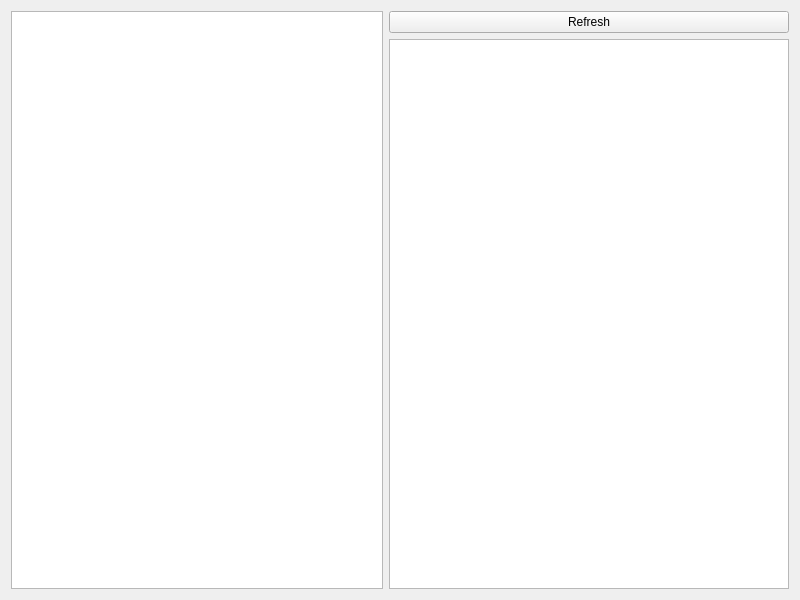
<?xml version="1.0" encoding="UTF-8"?>
<ui version="4.0">
 <class>event_viewer</class>
 <widget class="QWidget" name="event_viewer">
  <property name="geometry">
   <rect>
    <x>0</x>
    <y>0</y>
    <width>800</width>
    <height>600</height>
   </rect>
  </property>
  <property name="windowTitle">
   <string>Form</string>
  </property>
  <layout class="QHBoxLayout" name="horizontalLayout">
   <item>
    <widget class="QTreeWidget" name="item_tree">
     <attribute name="headerVisible">
      <bool>false</bool>
     </attribute>
     <column>
      <property name="text">
       <string notr="true">1</string>
      </property>
     </column>
    </widget>
   </item>
   <item>
    <layout class="QVBoxLayout" name="verticalLayout">
     <item>
      <widget class="QPushButton" name="button_refresh">
       <property name="text">
        <string>Refresh</string>
       </property>
      </widget>
     </item>
     <item>
      <widget class="QTextBrowser" name="item_info">
       <property name="sizePolicy">
        <sizepolicy hsizetype="Preferred" vsizetype="Expanding">
         <horstretch>0</horstretch>
         <verstretch>0</verstretch>
        </sizepolicy>
       </property>
       <property name="minimumSize">
        <size>
         <width>400</width>
         <height>0</height>
        </size>
       </property>
       <property name="baseSize">
        <size>
         <width>200</width>
         <height>0</height>
        </size>
       </property>
       <property name="html">
        <string>&lt;!DOCTYPE HTML PUBLIC &quot;-//W3C//DTD HTML 4.0//EN&quot; &quot;http://www.w3.org/TR/REC-html40/strict.dtd&quot;&gt;
&lt;html&gt;&lt;head&gt;&lt;meta name=&quot;qrichtext&quot; content=&quot;1&quot; /&gt;&lt;meta charset=&quot;utf-8&quot; /&gt;&lt;style type=&quot;text/css&quot;&gt;
p, li { white-space: pre-wrap; }
hr { height: 1px; border-width: 0; }
li.unchecked::marker { content: &quot;\2610&quot;; }
li.checked::marker { content: &quot;\2612&quot;; }
&lt;/style&gt;&lt;/head&gt;&lt;body style=&quot; font-family:'Noto Sans'; font-size:10pt; font-weight:400; font-style:normal;&quot;&gt;
&lt;p style=&quot;-qt-paragraph-type:empty; margin-top:0px; margin-bottom:0px; margin-left:0px; margin-right:0px; -qt-block-indent:0; text-indent:0px;&quot;&gt;&lt;br /&gt;&lt;/p&gt;&lt;/body&gt;&lt;/html&gt;</string>
       </property>
      </widget>
     </item>
    </layout>
   </item>
  </layout>
 </widget>
 <resources/>
 <connections/>
</ui>
